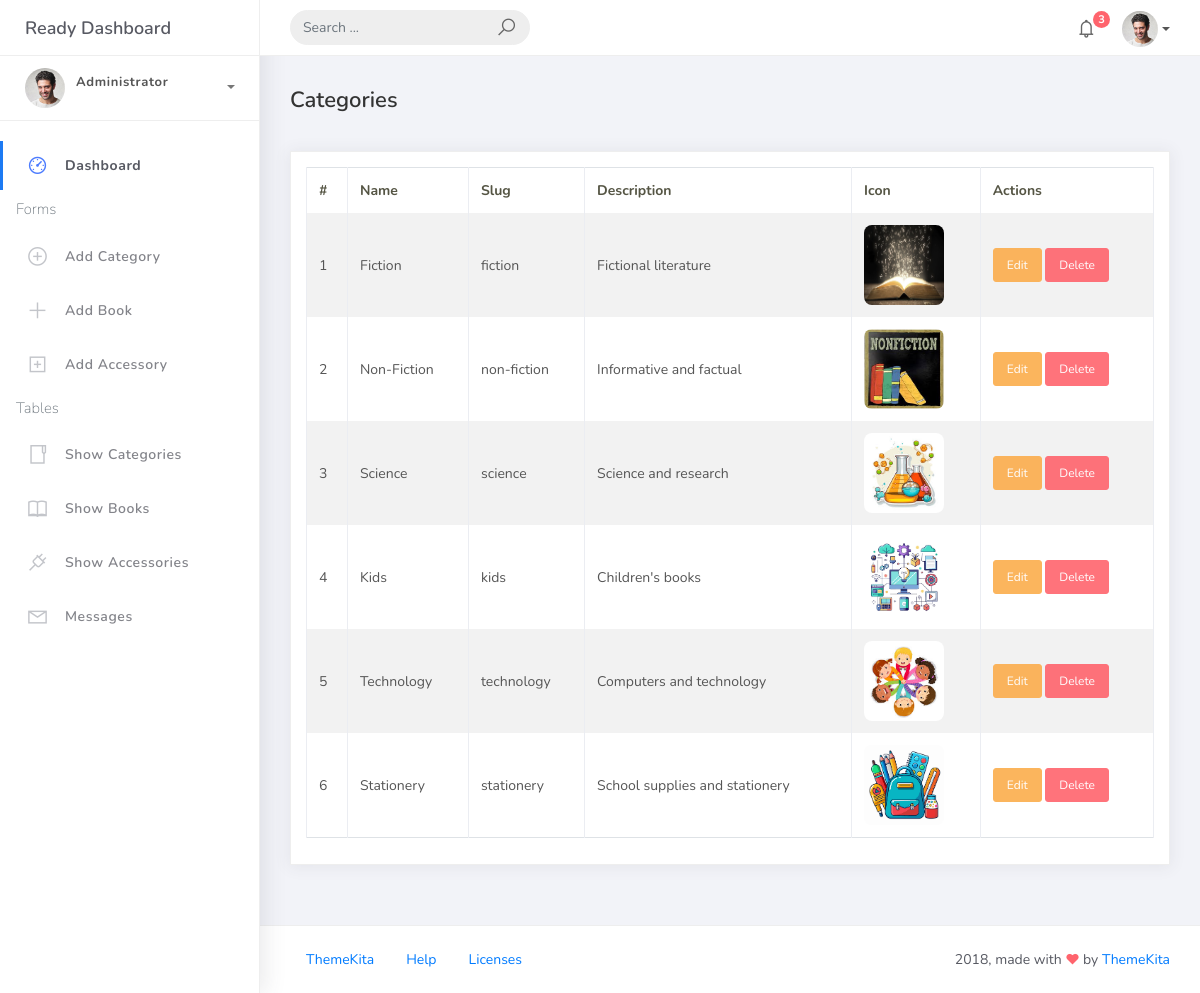
The app's page /shop_admin/display_category/ with its own data.
### EduApp/models.py (models this page shows, shortened)
class Category(models.Model):
    name = models.CharField(max_length=150, unique=True)
    slug = models.SlugField(max_length=160, unique=True)
    description = models.TextField(blank=True)
    icon = models.ImageField(upload_to='category_icons/', blank=True, null=True)
    created_at = models.DateTimeField(auto_now_add=True)
    updated_at = models.DateTimeField(auto_now=True)

### EduApp/views.py (the view)
# urls.py: path('display_category/', views.display_category, name='display_category'),
def display_category(request):
    data = Category.objects.all()
    return render(request, "display_category.html", {'data': data})

### EduApp/templates/display_category.html
{% extends 'index.html' %}
{% load static %}
{% block content %}
<div class="d-flex justify-content-between align-items-center">
  <h4 class="page-title">Categories</h4>
</div>
<div class="card mt-3">
  <div class="card-body">
    <table class="table table-bordered table-striped">
      <thead>
        <tr>
          <th>#</th>
          <th>Name</th>
          <th>Slug</th>
          <th>Description</th>
          <th>Icon</th>
          <th>Actions</th>
        </tr>
      </thead>
      <tbody>
        {% for c in data %}
        <tr>
          <td>{{ forloop.counter }}</td>
          <td>{{ c.name }}</td>
          <td>{{ c.slug }}</td>
          <td>{{ c.description|default:'-' }}</td>
          <td>{% if c.icon %}
              <img src="{{ c.icon.url }}" alt="" style="height:80px; width:80px; border-radius:8px;">
              {% else %}
              -
              {% endif %}
          </td>
          <td>
            <a href="{% url 'edit_category' c.id %}" class="btn btn-sm btn-warning">Edit</a>
            <a href="{% url 'delete_category' c.id %}" class="btn btn-sm btn-danger" onclick="return confirm('Delete this category?')">Delete</a>
          </td>
        </tr>
        {% empty %}
        <tr><td colspan="6" class="text-center">No categories</td></tr>
        {% endfor %}
      </tbody>
    </table>
  </div>
</div>
{% endblock %}

### EduApp/templates/index.html (shortened to what this page needs)
<!DOCTYPE html>
<html>
{% load static %}
<head>
	<link rel="stylesheet" href="{% static 'assets/css/bootstrap.min.css' %}">
	<link rel="stylesheet" href="{% static 'assets/css/ready.css' %}">
	<link rel="stylesheet" href="{% static 'assets/css/demo.css' %}">
</head>
<body>
	<div class="wrapper">
		<div class="main-header">
			<div class="logo-header">
				<a href="{% url 'index' %}" class="logo">
					Ready Dashboard
				</a>
			</div>
			<nav class="navbar navbar-header navbar-expand-lg">
				<div class="container-fluid">
					<form class="navbar-left navbar-form nav-search mr-md-3" action="">
						<div class="input-group">
							<input type="text" placeholder="Search ..." class="form-control">
							<div class="input-group-append">
								<span class="input-group-text">
									<i class="la la-search search-icon"></i>
								</span>
							</div>
						</div>
					</form>
					<ul class="navbar-nav topbar-nav ml-md-auto align-items-center">
    					<li class="nav-item dropdown hidden-caret">
							<a class="nav-link dropdown-toggle" href="#" id="navbarDropdown" role="button" data-toggle="dropdown" aria-haspopup="true" aria-expanded="false">
            				<i class="la la-bell"></i>
            				<span class="notification">3</span>
        					</a>
						</li>
						<li class="nav-item dropdown">
        					<a class="dropdown-toggle profile-pic" data-toggle="dropdown" href="#" aria-expanded="false">
								<img src="{% static 'assets/img/profile.jpg' %}" alt="user-img" width="36" class="img-circle">
							</a>
    					</li>
					</ul>
				</div>
			</nav>
		</div>
			<div class="sidebar">
				<div class="scrollbar-inner sidebar-wrapper">
					<div class="user">
						<div class="photo">
							<img src="{% static 'assets/img/profile.jpg' %}">
						</div>
						<div class="info">
							<a class="" data-toggle="collapse" href="#collapseExample" aria-expanded="true">
								<span>
									<span class="user-level">Administrator</span>
									<span class="caret"></span>
								</span>
							</a>
							<div class="clearfix"></div>
						</div>
					</div>
					<ul class="nav">
						<li class="nav-item active">
							<a href="{% url 'index' %}">
								<i class="la la-dashboard"></i>
								<p>Dashboard</p>
							</a>
						</li>
						<li class="nav-item">
							<p class="text-muted ml-3 mt-2">Forms</p>
						</li>
						<li class="nav-item">
							<a href="{% url 'add_category' %}">
								<i class="la la-plus-circle"></i>
								<p>Add Category</p>
							</a>
						</li>
						<li class="nav-item">
							<a href="{% url 'add_book' %}">
								<i class="la la-plus"></i>
								<p>Add Book</p>
							</a>
						</li>
						<li class="nav-item">
							<a href="{% url 'add_accessory' %}">
								<i class="la la-plus-square"></i>
								<p>Add Accessory</p>
							</a>
						</li>
						<li class="nav-item">
							<p class="text-muted ml-3 mt-2">Tables</p>
						</li>
						<li class="nav-item">
							<a href="{% url 'display_category' %}">
								<i class="la la-folder"></i>
								<p>Show Categories</p>
							</a>
						</li>
						<li class="nav-item">
							<a href="{% url 'display_book' %}">
								<i class="la la-book"></i>
								<p>Show Books</p>
							</a>
						</li>
						<li class="nav-item">
							<a href="{% url 'display_accessory' %}">
								<i class="la la-plug"></i>
								<p>Show Accessories</p>
							</a>
						</li>
						<li class="nav-item">
							<a href="{% url 'display_messages' %}">
								<i class="la la-envelope"></i>
								<p>Messages</p>
							</a>
						</li>
					</ul>
				</div>
			</div>
			<div class="main-panel">
				<div class="content">
					<div class="container-fluid">
						{% block content %}{% endblock %}
					</div>
				</div>
				<footer class="footer">
					<div class="container-fluid">
						<nav class="pull-left">
							<ul class="nav">
								<li class="nav-item">
									<a class="nav-link" href="http://www.themekita.com">
										ThemeKita
									</a>
								</li>
								<li class="nav-item">
									<a class="nav-link" href="#">
										Help
									</a>
								</li>
								<li class="nav-item">
									<a class="nav-link" href="https://themewagon.com/license/#free-item">
										Licenses
									</a>
								</li>
							</ul>
						</nav>
						<div class="copyright ml-auto">
							2018, made with <i class="la la-heart heart text-danger"></i> by <a href="http://www.themekita.com">ThemeKita</a>
						</div>
					</div>
				</footer>
			</div>
		</div>
    </body>
</html>

### EduApp/templates/index.html (style rules this page uses)
html, body { height: 100%; }
.main-panel { min-height: 100vh; display: flex; flex-direction: column; }
.main-panel .content { flex: 1 0 auto; }
.footer { margin-top: auto; }

### records on screen
Category: name "Fiction", slug "fiction", description "Fictional literature", icon (picture)
Category: name "Non-Fiction", slug "non-fiction", description "Informative and factual", icon (picture)
Category: name "Science", slug "science", description "Science and research", icon (picture)
Category: name "Kids", slug "kids", description "Children's books", icon (picture)
Category: name "Technology", slug "technology", description "Computers and technology", icon (picture)
Category: name "Stationery", slug "stationery", description "School supplies and stationery", icon (picture)
